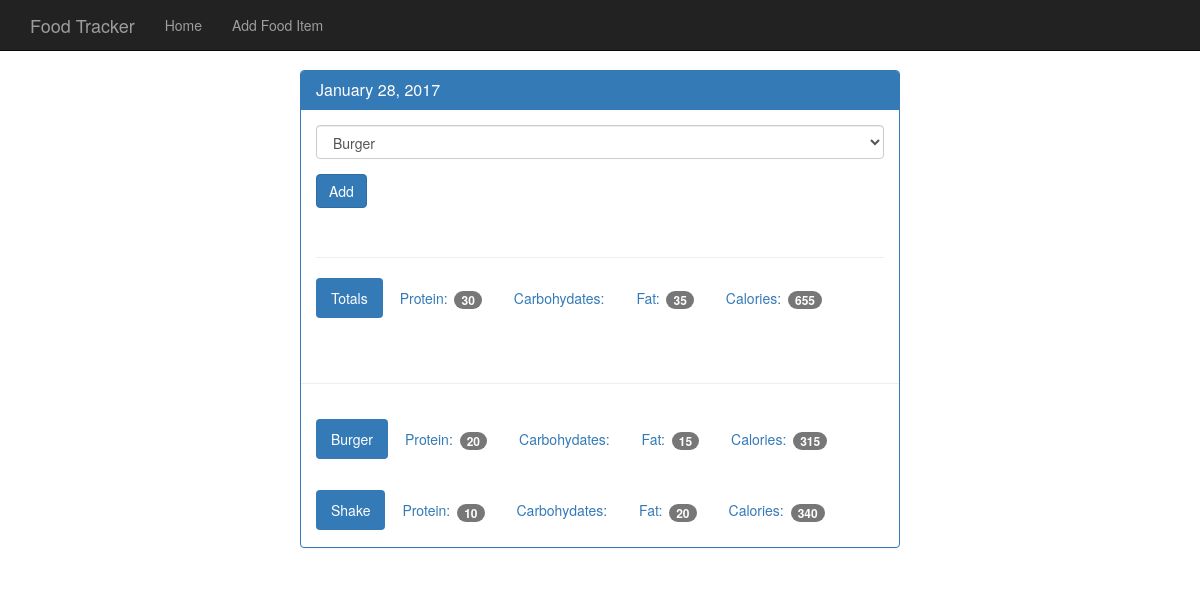
Screenshot of /view/20170128 with the database file from the repository.
### tables this page shows
CREATE TABLE food (
    id integer primary key autoincrement,
    name text not null,
    protein integer not null,
    carbohydrates integer not null,
    fat integer not null,
    calories integer not null
);

### app.py (the view)
@app.route('/view/<date>', methods=['GET', 'POST'])
def view(date):
    db = get_db()
    cur = db.execute('select id, entry_date from log_date where entry_date = ?', [date])
    date_result = cur.fetchone()
    if request.method == 'POST':
        db.execute('insert into food_date (food_id, log_date_id) values(?, ?)', [request.form['food-select'], date_result['id']])
        db.commit()
    d = datetime.strptime(str(date_result['entry_date']), '%Y%m%d')
    pretty_date = datetime.strftime(d, '%B %d, %Y')
    food_cur = db.execute('select id, name from food')
    food_results = food_cur.fetchall()
    log_cur = db.execute('''select
                        food.name,
                        food.protein,
                        food.carbohydrates,
                        food.fat,
                        food.calories
                    from log_date
                        join food_date on food_date.log_date_id = log_date.id
                        join food on food.id = food_date.food_id
                        where log_date.entry_date = ?''', [date])
    log_results = log_cur.fetchall()
    totals = {}
    totals['protein'] = 0
    totals['carbohydrates'] = 0
    totals['fat'] = 0
    totals['calories'] = 0
    for el in log_results:
        totals['protein'] += el['protein']
        totals['carbohydrates'] += el['carbohydrates']
        totals['fat'] += el['fat']
        totals['calories'] += el['calories']
    return render_template('day.html', entry_date=date_result['entry_date'],\
                             pretty_date=pretty_date, food_results=food_results,\
                             log_results=log_results, totals=totals)

### database.py (called while the page is built)
def connect_db():
    sql = sqlite3.connect('food_log.db')
    sql.row_factory = sqlite3.Row
    return sql

def get_db():
    if not hasattr(g, 'sqlite3_db'):
        g.sqlite3_db = connect_db()
    return g.sqlite3_db

### templates/day.html (shortened to what this page needs)
{% extends 'base.html' %}
{% block body %}
    <nav class="navbar navbar-inverse navbar-fixed-top">
      <div class="container">
        <div class="navbar-header">
          <a class="navbar-brand" href="{{ url_for('index') }}">Food Tracker</a>
        </div>
        <div id="navbar" class="navbar-collapse collapse">
          <ul class="nav navbar-nav">
            <li><a href="{{ url_for('index') }}">Home</a></li>
            <li><a href="{{ url_for('food') }}">Add Food Item</a></li>
          </ul>
        </div>
      </div>
    </nav>
    <div class="container theme-showcase col-sm-6 col-sm-offset-3" role="main">
      <div class="row">
        <div>
          <div class="panel panel-primary">
            <div class="panel-heading">
              <h3 class="panel-title">{{ pretty_date }}</h3>
            </div>
            <div class="panel-body">
              <form method="POST" action="{{ url_for('view', date=entry_date) }}">
                <div class="form-group">
                  <select class="form-control" name="food-select">
                    {% for food_el in food_results %}
                    <option value="{{ food_el.id }}">{{ food_el.name }}</option>
                    {% endfor %}
                  </select>
                </div>
                <button type="submit" class="btn btn-primary">Add</button>
              </form>
              <div class="page-header"></div>
              <ul class="nav nav-pills" role="tablist">
                <li class="active"><a>Totals</a></li>
                <li><a>Protein: <span class="badge">{{ totals.protein }}</span></a></li>
                <li><a>Carbohydates: </a></li>
                <li><a>Fat: <span class="badge">{{ totals.fat }}</span></a></li>
                <li><a>Calories: <span class="badge">{{ totals.calories }}</span></a></li>
              </ul>
            </div>
            <div class="page-header"></div>
            {% for el in log_results %}
            <div class="panel-body">
              <ul class="nav nav-pills" role="tablist">
                <li class="active"><a>{{ el.name }}</a></li>
                <li><a>Protein: <span class="badge">{{ el.protein }}</span></a></li>
                <li><a>Carbohydates: </a></li>
                <li><a>Fat: <span class="badge">{{ el.fat }}</span></a></li>
                <li><a>Calories: <span class="badge">{{ el.calories }}</span></a></li>
              </ul>
            </div>
            {% endfor %}
          </div>
        </div>
      </div>
    </div>
{% endblock %}

### static/theme.css (style rules this page uses)
body { padding-top: 70px; padding-bottom: 30px; }

### rows the page displays
food: name "Burger", protein "20", fat "15", calories "315"
food: name "Shake", protein "10", fat "20", calories "340"

### other values shown
{{ pretty_date }} "January 28, 2017"
{{ totals.protein }} "30"
{{ totals.fat }} "35"
{{ totals.calories }} "655"
form field food-select "Burger"
